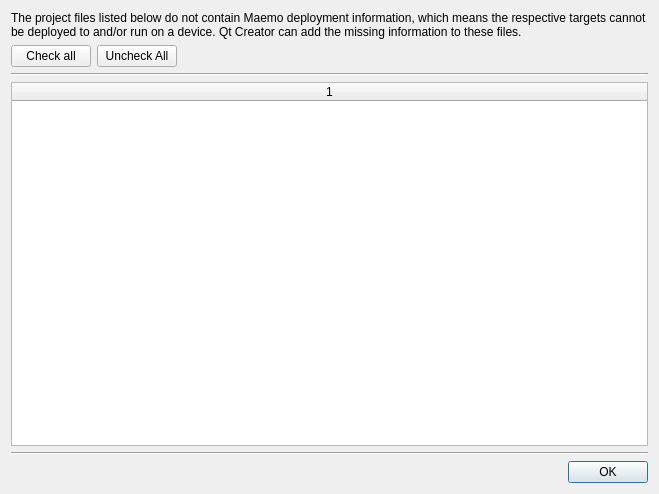
<?xml version="1.0" encoding="UTF-8"?>
<ui version="4.0">
 <class>MaemoProFilesUpdateDialog</class>
 <widget class="QDialog" name="MaemoProFilesUpdateDialog">
  <property name="geometry">
   <rect>
    <x>0</x>
    <y>0</y>
    <width>659</width>
    <height>494</height>
   </rect>
  </property>
  <property name="windowTitle">
   <string>Maemo Deployment Issue</string>
  </property>
  <layout class="QVBoxLayout" name="verticalLayout">
   <item>
    <widget class="QLabel" name="infoLabel">
     <property name="text">
      <string>The project files listed below do not contain Maemo deployment information, which means the respective targets cannot be deployed to and/or run on a device. Qt Creator can add the missing information to these files. </string>
     </property>
     <property name="wordWrap">
      <bool>true</bool>
     </property>
    </widget>
   </item>
   <item>
    <layout class="QHBoxLayout" name="horizontalLayout">
     <item>
      <widget class="QPushButton" name="checkAllButton">
       <property name="text">
        <string>Check all</string>
       </property>
      </widget>
     </item>
     <item>
      <widget class="QPushButton" name="uncheckAllButton">
       <property name="text">
        <string>Uncheck All</string>
       </property>
      </widget>
     </item>
     <item>
      <spacer name="horizontalSpacer">
       <property name="orientation">
        <enum>Qt::Horizontal</enum>
       </property>
       <property name="sizeHint" stdset="0">
        <size>
         <width>40</width>
         <height>20</height>
        </size>
       </property>
      </spacer>
     </item>
    </layout>
   </item>
   <item>
    <widget class="Line" name="line_2">
     <property name="orientation">
      <enum>Qt::Horizontal</enum>
     </property>
    </widget>
   </item>
   <item>
    <widget class="QTableWidget" name="tableWidget">
     <property name="showGrid">
      <bool>false</bool>
     </property>
     <property name="columnCount">
      <number>1</number>
     </property>
     <attribute name="horizontalHeaderDefaultSectionSize">
      <number>200</number>
     </attribute>
     <attribute name="horizontalHeaderStretchLastSection">
      <bool>true</bool>
     </attribute>
     <attribute name="verticalHeaderVisible">
      <bool>false</bool>
     </attribute>
     <column/>
    </widget>
   </item>
   <item>
    <widget class="Line" name="line">
     <property name="orientation">
      <enum>Qt::Horizontal</enum>
     </property>
    </widget>
   </item>
   <item>
    <widget class="QDialogButtonBox" name="buttonBox">
     <property name="orientation">
      <enum>Qt::Horizontal</enum>
     </property>
     <property name="standardButtons">
      <set>QDialogButtonBox::Ok</set>
     </property>
    </widget>
   </item>
  </layout>
 </widget>
 <resources/>
 <connections>
  <connection>
   <sender>buttonBox</sender>
   <signal>accepted()</signal>
   <receiver>MaemoProFilesUpdateDialog</receiver>
   <slot>accept()</slot>
   <hints>
    <hint type="sourcelabel">
     <x>248</x>
     <y>254</y>
    </hint>
    <hint type="destinationlabel">
     <x>157</x>
     <y>274</y>
    </hint>
   </hints>
  </connection>
  <connection>
   <sender>buttonBox</sender>
   <signal>rejected()</signal>
   <receiver>MaemoProFilesUpdateDialog</receiver>
   <slot>reject()</slot>
   <hints>
    <hint type="sourcelabel">
     <x>316</x>
     <y>260</y>
    </hint>
    <hint type="destinationlabel">
     <x>286</x>
     <y>274</y>
    </hint>
   </hints>
  </connection>
 </connections>
</ui>
